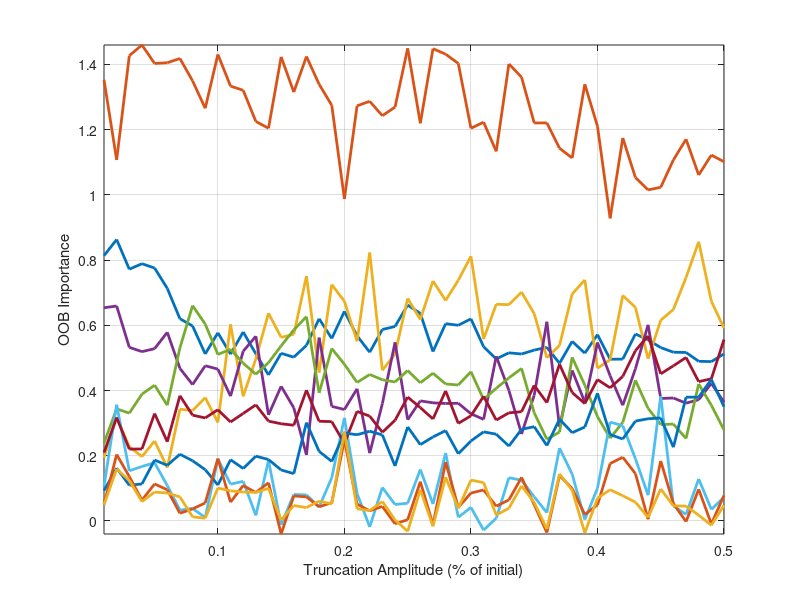

MATLAB code for this plot: (Note: this script raises an error after producing the figure.)
%% Plot feature importance vs. fraction of decay data used
clear; close all; clc;
cd C:\Users\parke\OneDrive\Documents\GitHub\Fuel-Processing\featureAnalysis\jet\trees\featureImportance\outputs\Curvature\data
load avgImpOOBMat.mat

frac = 0.01:0.01:0.5;
predictorNames = ["Amplitude","Rate","Mean","Stdev","RMS","SF","Kurtosis","Skewness","IF","CF"];


hold on
for i = 1:10
    plot(frac,avgImpOOBMat(i,:),'LineWidth',2)
end

grid on
box on
axis tight
xlabel('Truncation Amplitude (% of initial)')
ylabel('OOB Importance')
ax = gca;
ax.FontSize = 15;
lgd = legend;
lgd.Title.String = 'Predictor';
lgd.String = predictorNames;
lgd.FontSize = 15;
lgd.Location = 'eastoutside';
